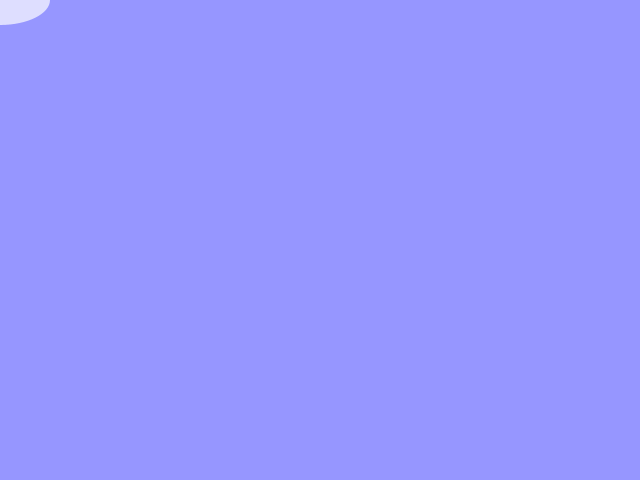
Frame 1 (no input)
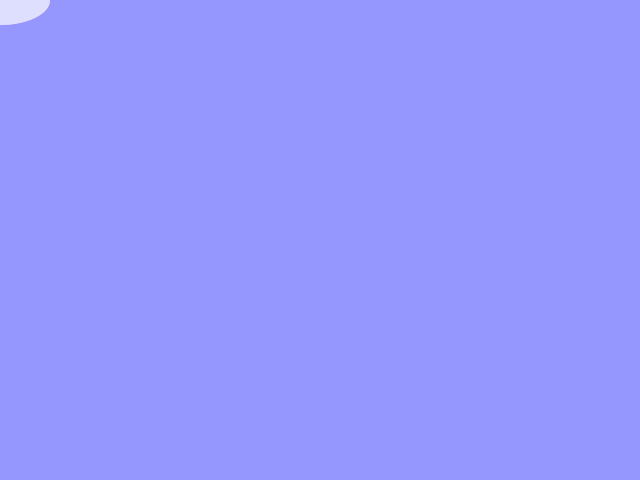
Frame 60 (the mouse pressed at the canvas centre just before this capture)
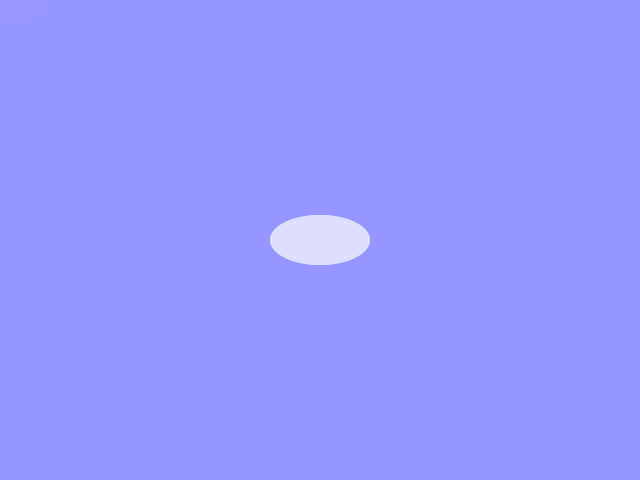
Frame 120 (the mouse held since frame 60 and released just before this capture)

The Processing sketch that drew these frames (run headless with seeded random() and noise(); from frame 60 on, the mouse is pressed at the canvas centre):

// Processing sketch: sampleForMac
// ── sampleForMac.pde
int bgColor = color(150, 150, 255);
void setup() {
  size(640, 480);
  background(bgColor);
}

void draw() {
  noStroke();
  fill(255);
  ellipse(mouseX, mouseY, 100, 50);

  fill(bgColor, 80);
  rect(0, 0, width, height);
}
